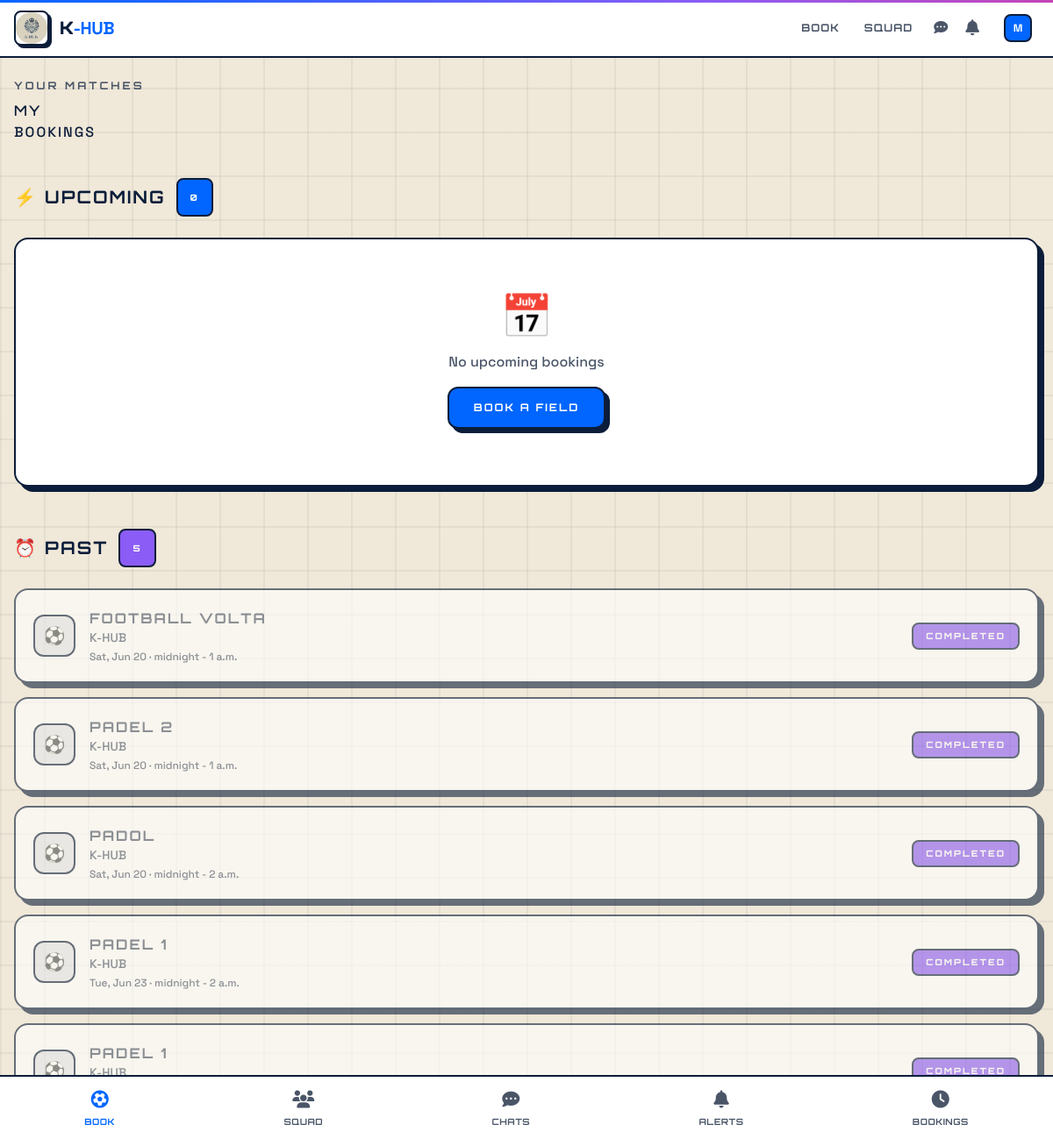
/booking/history/ (signed in), run on the app's committed database.
### accounts/models.py (models this page shows, shortened)
class User(AbstractBaseUser, PermissionsMixin):
    ROLE_CHOICES = [
        ('PLAYER', 'Player'),
        ('VENUE_OWNER', 'Venue Owner'),
        ('ADMIN', 'Admin'),
    ]
    email = models.EmailField(unique=True, db_index=True)
    username = models.CharField(max_length=50, unique=True, null=True, blank=True)
    role = models.CharField(max_length=20, choices=ROLE_CHOICES, default='PLAYER')
    is_active = models.BooleanField(default=True)
    is_staff = models.BooleanField(default=False)
    date_joined = models.DateTimeField(default=timezone.now)
    objects = UserManager()
    USERNAME_FIELD = 'email'
    REQUIRED_FIELDS = []
    class Meta:
        indexes = [
            models.Index(fields=['email']),
            models.Index(fields=['role']),
        ]
    @property
    def is_player(self):
        return self.role == 'PLAYER'

### venues/models.py (models this page shows, shortened)
class Booking(models.Model):
    STATUS_CHOICES = [
        ('PENDING', 'Pending'),
        ('CONFIRMED', 'Confirmed'),
        ('REJECTED', 'Rejected'),
        ('CANCELLED', 'Cancelled'),
    ]
    field = models.ForeignKey(Field, on_delete=models.CASCADE, related_name='bookings')
    player = models.ForeignKey(settings.AUTH_USER_MODEL, on_delete=models.CASCADE, related_name='bookings')
    slot = models.ForeignKey(VenueSlot, on_delete=models.CASCADE, related_name='bookings')
    booking_date = models.DateField()
    start_time = models.TimeField()
    end_time = models.TimeField()
    status = models.CharField(max_length=20, choices=STATUS_CHOICES, default='CONFIRMED')
    payment_screenshot = models.ImageField(upload_to='payments/', null=True, blank=True)
    payment_status = models.CharField(max_length=20, default='PENDING')
    notes = models.TextField(blank=True, null=True)
    created_at = models.DateTimeField(auto_now_add=True)
    class Meta:
        indexes = [
            models.Index(fields=['booking_date', 'status']),
            models.Index(fields=['player', '-created_at']),
        ]
        ordering = ['-created_at']

class Field(models.Model):
    venue = models.ForeignKey(Venue, on_delete=models.CASCADE, related_name='fields')
    name = models.CharField(max_length=200)
    sport_type = models.CharField(max_length=20, choices=Venue.SPORT_CHOICES)
    description = models.TextField(blank=True)
    price_per_hour = models.DecimalField(max_digits=10, decimal_places=2, validators=[MinValueValidator(0)])
    is_active = models.BooleanField(default=True)
    image = models.ImageField(upload_to='field_images/', null=True, blank=True)
    created_at = models.DateTimeField(auto_now_add=True)
    class Meta:
        indexes = [
            models.Index(fields=['venue', 'is_active']),
            models.Index(fields=['sport_type']),
        ]

class Venue(models.Model):
    SPORT_CHOICES = [
        ('FOOTBALL', 'Football'),
        ('CRICKET', 'Cricket'),
        ('BASKETBALL', 'Basketball'),
        ('TENNIS', 'Tennis'),
        ('PADEL', 'Padel'),
        ('BADMINTON', 'Badminton'),
        ('VOLLEYBALL', 'Volleyball'),
        ('MULTI', 'Multi-Sport'),
    ]
    owner = models.ForeignKey(settings.AUTH_USER_MODEL, on_delete=models.CASCADE, related_name='venues')
    name = models.CharField(max_length=200)
    address = models.TextField()
    city = models.CharField(max_length=100)
    sport_type = models.CharField(max_length=20, choices=SPORT_CHOICES)
    description = models.TextField(blank=True)
    logo = models.ImageField(upload_to='venue_logos/', null=True, blank=True)
    brand_color = models.CharField(max_length=7, default='#0066FF')
    brand_name = models.CharField(max_length=200, blank=True)
    created_at = models.DateTimeField(auto_now_add=True)

### booking/views.py (the view)
# urls.py: path('history/', views.booking_history, name='history'),
@player_required
def booking_history(request):
    today = date.today()
    now = datetime.now().time()
    all_bookings = Booking.objects.select_related(
        'field', 'field__venue', 'player'
    ).filter(player=request.user).exclude(status='CANCELLED').order_by('booking_date', 'start_time')
    upcoming_bookings = []
    past_bookings = []
    for booking in all_bookings:
        if booking.booking_date > today:
            upcoming_bookings.append(booking)
        elif booking.booking_date == today:
            booking_time = datetime.strptime(str(booking.start_time), '%H:%M:%S').time()
            if booking_time >= now:
                upcoming_bookings.append(booking)
            else:
                past_bookings.append(booking)
        else:
            past_bookings.append(booking)
    return render(request, 'booking/booking_history.html', {
        'upcoming_bookings': upcoming_bookings,
        'past_bookings': past_bookings,
    })

### booking/templates/booking/booking_history.html (shortened to what this page needs)
{% extends 'base.html' %}
{% block content %}
<div class="animate-fade-up">
    <div class="mb-10">
        <p class="text-xs font-bold uppercase tracking-[3px] text-[#4A5568] mb-2" style="font-family: 'Orbitron', sans-serif;">Your Matches</p>
        <h1 class="page-title">MY<br><span>BOOKINGS</span></h1>
    </div>
    <div class="mb-12">
        <h2 class="text-xl font-bold mb-6 flex items-center" style="font-family: 'Orbitron', sans-serif;">
            ⚡ UPCOMING
            <span class="badge-khub badge-chrome text-[10px] ml-3">{{ upcoming_bookings|length }}</span>
        </h2>
        {% if upcoming_bookings %}
            <div class="space-y-4">
                {% for booking in upcoming_bookings %}
                    <div class="khub-card p-5 flex flex-col md:flex-row justify-between items-start md:items-center gap-4">
                        <div class="flex items-center gap-4">
                            <div class="w-12 h-12 rounded-xl bg-[#0066FF] flex items-center justify-center text-xl border-2 border-[#0B1D3A] shadow-[3px_3px_0px_#0B1D3A]">⚽</div>
                            <div>
                                <h3 class="font-bold">{{ booking.field.name }}</h3>
                                <p class="text-sm text-[#4A5568]">{{ booking.field.venue.name }}</p>
                                <p class="text-xs text-[#4A5568] mt-1">{{ booking.booking_date|date:"D, M j" }} · {{ booking.start_time }} - {{ booking.end_time }}</p>
                            </div>
                        </div>
                        <div class="flex items-center gap-3">
                            <span class="font-black text-[#0066FF]" style="font-family: 'Orbitron', sans-serif;">${{ booking.field.price_per_hour }}</span>
                            <span class="badge-khub badge-chrome text-[10px]">Confirmed</span>
                            <button onclick="openModal('cancelModal{{ booking.id }}')" class="text-[#FF2D78] text-sm font-bold hover:underline">Cancel</button>
                        </div>
                    </div>
                    <div id="cancelModal{{ booking.id }}" class="fixed inset-0 z-50 hidden items-center justify-center" style="display: none;">
                        <div class="absolute inset-0 bg-black/60" onclick="closeModal('cancelModal{{ booking.id }}')"></div>
                        <div class="relative bg-white border-[3px] border-[#0B1D3A] rounded-2xl p-8 max-w-sm w-full mx-4 text-center shadow-[8px_8px_0px_#0B1D3A] z-10">
                            <span class="text-5xl mb-4 block">🗑️</span>
                            <h3 class="text-xl font-bold mb-2" style="font-family: 'Orbitron', sans-serif;">Cancel Booking?</h3>
                            <p class="text-sm text-[#4A5568] mb-6">{{ booking.field.name }}<br>{{ booking.booking_date }} · {{ booking.start_time }}</p>
                            <div class="flex gap-3">
                                <button onclick="closeModal('cancelModal{{ booking.id }}')" class="btn-outline flex-1 py-2 text-xs">Keep</button>
                                <a href="{% url 'booking:cancel_booking' booking.id %}" class="btn-pink flex-1 py-2 text-xs text-center">Yes, Cancel</a>
                            </div>
                        </div>
                    </div>
                {% endfor %}
            </div>
        {% else %}
            <div class="khub-card p-16 text-center">
                <span class="text-5xl mb-4 block">📅</span>
                <p class="text-[#4A5568]">No upcoming bookings</p>
                <a href="{% url 'booking:browse' %}" class="btn-chrome inline-block mt-4 text-xs">Book a Field</a>
            </div>
        {% endif %}
    </div>
    <div>
        <h2 class="text-xl font-bold mb-6 flex items-center" style="font-family: 'Orbitron', sans-serif;">
            ⏰ PAST
            <span class="badge-khub badge-purple text-[10px] ml-3">{{ past_bookings|length }}</span>
        </h2>
        {% if past_bookings %}
            <div class="space-y-4 opacity-60">
                {% for booking in past_bookings %}
                    <div class="khub-card p-5 flex flex-col md:flex-row justify-between items-start md:items-center gap-4">
                        <div class="flex items-center gap-4">
                            <div class="w-12 h-12 rounded-xl bg-gray-200 flex items-center justify-center text-xl border-2 border-[#0B1D3A]">⚽</div>
                            <div>
                                <h3 class="font-bold text-[#4A5568]">{{ booking.field.name }}</h3>
                                <p class="text-sm text-[#4A5568]">{{ booking.field.venue.name }}</p>
                                <p class="text-xs text-[#4A5568] mt-1">{{ booking.booking_date|date:"D, M j" }} · {{ booking.start_time }} - {{ booking.end_time }}</p>
                            </div>
                        </div>
                        <span class="badge-khub badge-purple text-[10px]">Completed</span>
                    </div>
                {% endfor %}
            </div>
        {% else %}
            <div class="khub-card p-16 text-center">
                <span class="text-5xl mb-4 block">📭</span>
                <p class="text-[#4A5568]">No past bookings</p>
            </div>
        {% endif %}
    </div>
</div>
{% endblock %}

### templates/navbar.html (shortened to what this page needs)
<nav class="hidden md:block bg-white border-b-2 border-[#0B1D3A] sticky top-0 z-50">
    <div class="container mx-auto px-4 max-w-7xl">
        <div class="flex items-center justify-between h-16">
            <a href="/" class="flex items-center gap-3">
                <img src="/static/img/logo.png" alt="K-HUB" class="w-10 h-10 rounded-lg border-2 border-[#0B1D3A] shadow-[3px_3px_0px_#0B1D3A] object-contain bg-white">
                <span class="text-xl font-black tracking-tight" style="font-family: 'Orbitron', sans-serif;">K<span style="color: #0066FF;">-HUB</span></span>
            </a>
            {% if user.is_authenticated %}
            <div class="flex items-center gap-1">
                {% if user.is_player %}
                    <a href="{% url 'booking:browse' %}" class="px-3 py-2 text-xs font-bold text-[#4A5568] hover:text-[#0066FF] uppercase tracking-[1px]" style="font-family: 'Orbitron', sans-serif;">Book</a>
                    <a href="{% url 'teams:find_players' %}" class="px-3 py-2 text-xs font-bold text-[#4A5568] hover:text-[#0066FF] uppercase tracking-[1px]" style="font-family: 'Orbitron', sans-serif;">Squad</a>
                    <a href="{% url 'teams:my_chats' %}" class="p-2 text-[#4A5568] hover:text-[#0066FF]"><i class="fas fa-comment-dots"></i></a>
                {% endif %}
                <a href="{% url 'notifications:list' %}" class="relative p-2 text-[#4A5568] hover:text-[#0066FF]">
                    <i class="fas fa-bell text-lg"></i>
                </a>
                <div class="relative ml-2">
                    <button onclick="document.getElementById('userDropdown').classList.toggle('hidden')" class="flex items-center gap-2 p-2">
                        <div class="w-8 h-8 rounded-lg bg-[#0066FF] flex items-center justify-center text-white font-bold text-xs border-2 border-[#0B1D3A]">{{ user.username|first|upper }}</div>
                    </button>
                </div>
            </div>
            {% else %}
            <a href="{% url 'accounts:login' %}" class="btn-chrome text-xs">Sign In</a>
            {% endif %}
        </div>
    </div>
</nav>

### templates/base.html (style rules this page uses)
:root { --chrome: #0066FF; --navy: #0B1D3A; --beige: #F0E8D8; --white: #FFFFFF; --pink: #FF2D78; --purple: #8B5CF6; --border: #0B1D3A; }
* { font-family: 'Space Grotesk', sans-serif; }
h1, h2, h3, .font-display { font-family: 'Orbitron', sans-serif; text-transform: uppercase; letter-spacing: 2px; }
body { background: var(--beige); color: var(--navy); min-height: 100vh; font-weight: 500; }
body::before { content: ''; position: fixed; inset: 0; background-image: linear-gradient(rgba(11,29,58,0.05) 2px, transparent 2px), linear-gradient(90deg, rgba(11,29,58,0.05) 2px, transparent 2px); background-size: 50px 50px; pointer-events: none; z-index: 0; }
body::after { content: ''; position: fixed; top: 0; left: 0; right: 0; height: 3px; background: linear-gradient(90deg, var(--chrome), var(--purple), var(--pink), var(--chrome)); background-size: 200% 100%; animation: chromeSlide 3s linear infinite; z-index: 100; }
.khub-card { background: var(--white); border: 2.5px solid var(--border); border-radius: 16px; transition: all 0.25s ease; box-shadow: 6px 6px 0px var(--border); }
.btn-chrome { background: var(--chrome); color: white; padding: 14px 28px; border-radius: 12px; font-weight: 700; font-size: 13px; text-transform: uppercase; letter-spacing: 2px; border: 2.5px solid var(--border); box-shadow: 5px 5px 0px var(--border); transition: all 0.2s ease; font-family: 'Orbitron', sans-serif; cursor: pointer; }
.badge-khub { padding: 6px 14px; border-radius: 8px; font-size: 10px; font-weight: 800; text-transform: uppercase; letter-spacing: 2px; border: 2px solid var(--border); font-family: 'Orbitron', sans-serif; }
.badge-chrome { background: var(--chrome); color: white; }
.badge-purple { background: var(--purple); color: white; }
.animate-fade-up { animation: fadeUp 0.4s ease forwards; }

### data on the page
User: username|first "M"
Booking: field.name "FOOTBALL VOLTA", field.venue.name "K-HUB", booking_date "Sat, Jun 20", start_time "midnight", end_time "1 a.m."
Booking: field.name "PADEL 2", field.venue.name "K-HUB", booking_date "Sat, Jun 20", start_time "midnight", end_time "1 a.m."
Booking: field.name "PADOL", field.venue.name "K-HUB", booking_date "Sat, Jun 20", start_time "midnight", end_time "2 a.m."
Booking: field.name "PADEL 1", field.venue.name "K-HUB", booking_date "Tue, Jun 23", start_time "midnight", end_time "2 a.m."
Booking: field.name "PADEL 1", field.venue.name "K-HUB"

### other printed values
{{ upcoming_bookings|length }} "0"
{{ past_bookings|length }} "5"
